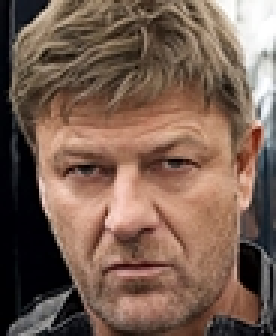
#> input picture jpg/20/1.jpg, 92 x 112 px (shown 3 times larger); its folder holds 4 pictures in this run
$ python main.py
#> lines starting #> are read from the running program, lines starting #| are printed output that depends on the picture
# [12 lines of commented-out code are left out]

import cv2
import os
import glob

def jpg2pgm(jpg_file, pgm_dir):
#> called with jpg_file = 'jpg/20/1.jpg', pgm_dir = 'pgm/20/'
    img = cv2.imread(jpg_file, cv2.IMREAD_GRAYSCALE)
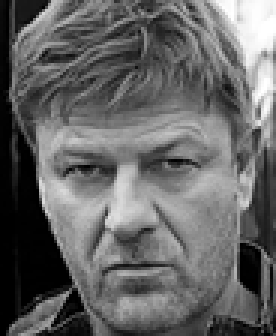
#> img: shape (112, 92) (shown 3 times larger); min 0, max 255, mean 101.7
    name = (str)(os.path.join(pgm_dir, os.path.splitext(os.path.basename(jpg_file))[0])) + '.pgm'
    cv2.imwrite(name, img, (cv2.IMWRITE_PXM_BINARY, 0))

for jpg_file in glob.glob('jpg/20/*.jpg'):
    jpg2pgm(jpg_file, 'pgm/20/')
#> pass 2 of the loop `for jpg_file in glob.glob('jpg/20/*.jpg'):`:
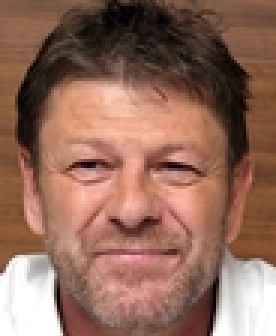
#> input picture jpg/20/10.jpg, 92 x 112 px (shown 3 times larger)
#> in jpg2pgm (call 2), `img = cv2.imread(jpg_file, cv2.IMREAD_GRAYSCALE)`:
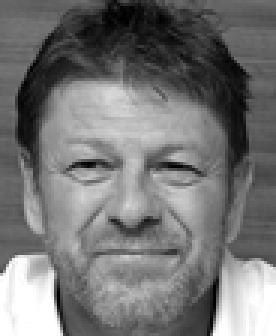
#> img: shape (112, 92) (shown 3 times larger); min 0, max 255, mean 117
#> pass 3 of the loop `for jpg_file in glob.glob('jpg/20/*.jpg'):`:
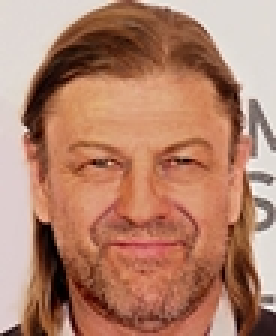
#> input picture jpg/20/2.jpg, 92 x 112 px (shown 3 times larger)
#> in jpg2pgm (call 3), `img = cv2.imread(jpg_file, cv2.IMREAD_GRAYSCALE)`:
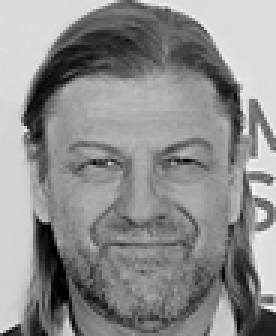
#> img: shape (112, 92) (shown 3 times larger); min 0, max 250, mean 141.1
#> the loop made 4 passes; the first 3 are shown
